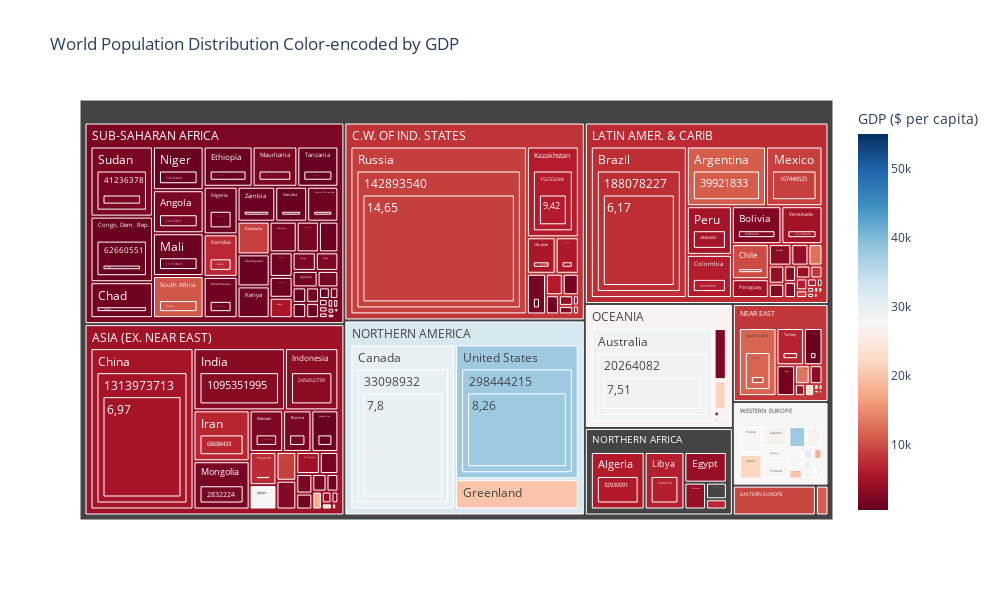

The notebook cell this image was saved under:
### Code cell
fig = px.treemap(world_data,
                path = ["Region", "Country", "Population", "Deathrate"],
                values = "Population",
                color = "GDP ($ per capita)",
                color_continuous_scale = "RdBu",
                width=1000, height=600,
                title="World Population Distribution Color-encoded by GDP",)

fig.show()

### Figure 1 — Plotly figure (JSON) as saved in the notebook; plotly's stock layout.template omitted (floating-point values rounded to 4 significant figures; data arrays with more than 128 entries replaced by an {"elided": "..."} marker saying what was removed)
{"data": [{"branchvalues": "total", "customdata": {"elided": "688x1 float values"}, "domain": {"x": [0, 1], "y": [0, 1]}, "hovertemplate": "labels=%{label}<br>Area (sq. mi.)=%{value}<br>parent=%{parent}<br>id=%{id}<br>GDP ($ per capita)=%{color}<extra></extra>", "ids": {"elided": "688 str values"}, "labels": {"elided": "688 str values"}, "marker": {"coloraxis": "coloraxis", "colors": {"elided": "688 float values"}}, "name": "", "parents": {"elided": "688 str values"}, "type": "treemap", "values": {"elided": "688 int values"}}], "layout": {"coloraxis": {"colorbar": {"title": {"text": "GDP ($ per capita)"}}, "colorscale": [[0, "rgb(103,0,31)"], [0.1, "rgb(178,24,43)"], [0.2, "rgb(214,96,77)"], [0.3, "rgb(244,165,130)"], [0.4, "rgb(253,219,199)"], [0.5, "rgb(247,247,247)"], [0.6, "rgb(209,229,240)"], [0.7, "rgb(146,197,222)"], [0.8, "rgb(67,147,195)"], [0.9, "rgb(33,102,172)"], [1, "rgb(5,48,97)"]]}, "height": 600, "legend": {"tracegroupgap": 0}, "title": {"text": "World Population Distribution Color-encoded by GDP"}, "width": 1000}}
